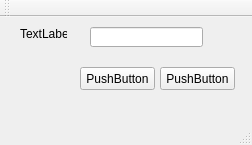
<?xml version="1.0" encoding="UTF-8"?>
<ui version="4.0">
 <class>MainWindow</class>
 <widget class="QMainWindow" name="MainWindow">
  <property name="geometry">
   <rect>
    <x>0</x>
    <y>0</y>
    <width>252</width>
    <height>145</height>
   </rect>
  </property>
  <property name="windowTitle">
   <string>MainWindow</string>
  </property>
  <widget class="QWidget" name="centralWidget">
   <widget class="QPushButton" name="pushButton">
    <property name="geometry">
     <rect>
      <x>80</x>
      <y>50</y>
      <width>75</width>
      <height>23</height>
     </rect>
    </property>
    <property name="text">
     <string>PushButton</string>
    </property>
   </widget>
   <widget class="QPushButton" name="pushButton_2">
    <property name="geometry">
     <rect>
      <x>160</x>
      <y>50</y>
      <width>75</width>
      <height>23</height>
     </rect>
    </property>
    <property name="text">
     <string>PushButton</string>
    </property>
   </widget>
   <widget class="QLabel" name="label">
    <property name="geometry">
     <rect>
      <x>20</x>
      <y>10</y>
      <width>47</width>
      <height>13</height>
     </rect>
    </property>
    <property name="text">
     <string>TextLabel</string>
    </property>
   </widget>
   <widget class="QLineEdit" name="lineEdit">
    <property name="geometry">
     <rect>
      <x>90</x>
      <y>10</y>
      <width>113</width>
      <height>20</height>
     </rect>
    </property>
   </widget>
  </widget>
  <widget class="QMenuBar" name="menuBar">
   <property name="geometry">
    <rect>
     <x>0</x>
     <y>0</y>
     <width>252</width>
     <height>21</height>
    </rect>
   </property>
  </widget>
  <widget class="QToolBar" name="mainToolBar">
   <attribute name="toolBarArea">
    <enum>TopToolBarArea</enum>
   </attribute>
   <attribute name="toolBarBreak">
    <bool>false</bool>
   </attribute>
  </widget>
  <widget class="QStatusBar" name="statusBar"/>
 </widget>
 <layoutdefault spacing="6" margin="11"/>
 <resources/>
 <connections/>
</ui>
